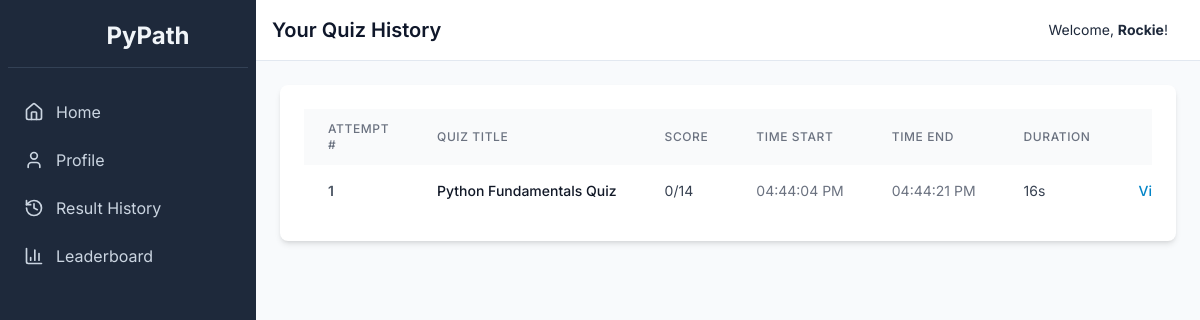
The app's page /history (signed in) with its own data.
### tables this page shows
CREATE TABLE results (
    id INTEGER PRIMARY KEY AUTOINCREMENT,
    user_id INTEGER NOT NULL,
    set_id INTEGER NOT NULL,
    score INTEGER NOT NULL,
    total_questions INTEGER NOT NULL,
    time_start DATETIME NOT NULL,
    timestamp DATETIME DEFAULT CURRENT_TIMESTAMP,
    FOREIGN KEY (user_id) REFERENCES users (id),
    FOREIGN KEY (set_id) REFERENCES question_sets (id)
);

CREATE TABLE question_sets (
    id INTEGER PRIMARY KEY AUTOINCREMENT,
    title TEXT NOT NULL,
    description TEXT
);

### app.py (the view)
@app.route('/history')
def student_result_history():
    if not get_user_id() or is_admin():
        return redirect(url_for('login'))
    conn = get_db_connection()
    history_raw = conn.execute('''
        SELECT qs.title, r.score, r.total_questions, r.time_start, r.timestamp as time_end, r.id as result_id,
               ROW_NUMBER() OVER(PARTITION BY r.user_id, r.set_id ORDER BY r.timestamp) as attempt_number
        FROM results r JOIN question_sets qs ON r.set_id = qs.id
        WHERE r.user_id = ? ORDER BY r.timestamp DESC
    ''', (get_user_id(),)).fetchall()
    history = []
    for row in history_raw:
        row_dict = dict(row)
        start_time = datetime.fromisoformat(row['time_start']) if isinstance(row['time_start'], str) else row['time_start']
        end_time = datetime.fromisoformat(row['time_end']) if isinstance(row['time_end'], str) else row['time_end']
        row_dict['duration'] = format_duration(start_time, end_time)
        row_dict['time_start_formatted'] = start_time.strftime('%I:%M:%S %p') if start_time else "N/A"
        row_dict['time_end_formatted'] = end_time.strftime('%I:%M:%S %p') if end_time else "N/A"
        history.append(row_dict)
    conn.close()
    return render_template('student/history.html', history=history)

### app.py (called while the page is built)
def get_db_connection():
    conn = sqlite3.connect('pypath.db', check_same_thread=False, detect_types=sqlite3.PARSE_DECLTYPES | sqlite3.PARSE_COLNAMES)
    conn.row_factory = sqlite3.Row
    return conn

def get_user_id():
    return session.get('user_id')

def is_admin():
    return session.get('is_admin', False)

def format_duration(start_time, end_time):
    if not isinstance(start_time, datetime) or not isinstance(end_time, datetime):
        return "N/A"
    duration = end_time - start_time
    total_seconds = int(duration.total_seconds())
    hours, remainder = divmod(total_seconds, 3600)
    minutes, seconds = divmod(remainder, 60)
    if hours > 0: return f"{hours}h {minutes}m {seconds}s"
    if minutes > 0: return f"{minutes}m {seconds}s"
    return f"{seconds}s"

### templates/student/history.html (shortened to what this page needs)
{% extends "layout.html" %}
{% block header %}Your Quiz History{% endblock %}
{% block content %}
<div class="bg-white p-6 rounded-lg shadow-md">
    <div class="overflow-x-auto">
        <table class="min-w-full bg-white">
            <thead class="bg-gray-50">
                <tr>
                    <th class="px-6 py-3 text-left text-xs font-medium text-gray-500 uppercase tracking-wider">Attempt #</th>
                    <th class="px-6 py-3 text-left text-xs font-medium text-gray-500 uppercase tracking-wider">Quiz Title</th>
                    <th class="px-6 py-3 text-left text-xs font-medium text-gray-500 uppercase tracking-wider">Score</th>
                    <th class="px-6 py-3 text-left text-xs font-medium text-gray-500 uppercase tracking-wider">Time Start</th>
                    <th class="px-6 py-3 text-left text-xs font-medium text-gray-500 uppercase tracking-wider">Time End</th>
                    <th class="px-6 py-3 text-left text-xs font-medium text-gray-500 uppercase tracking-wider">Duration</th>
                    <th class="px-6 py-3 text-right text-xs font-medium text-gray-500 uppercase tracking-wider">Actions</th>
                </tr>
            </thead>
            <tbody class="divide-y divide-gray-200">
                {% for row in history %}
                <tr>
                    <td class="px-6 py-4 whitespace-nowrap text-sm font-semibold text-gray-600">{{ row.attempt_number }}</td>
                    <td class="px-6 py-4 whitespace-nowrap text-sm font-medium text-gray-900">{{ row.title }}</td>
                    <td class="px-6 py-4 whitespace-nowrap text-sm text-gray-700">{{ row.score }}/{{ row.total_questions }}</td>
                    <td class="px-6 py-4 whitespace-nowrap text-sm text-gray-500">{{ row.time_start_formatted }}</td>
                    <td class="px-6 py-4 whitespace-nowrap text-sm text-gray-500">{{ row.time_end_formatted }}</td>
                    <td class="px-6 py-4 whitespace-nowrap text-sm text-gray-700">{{ row.duration }}</td>
                    <td class="px-6 py-4 whitespace-nowrap text-right text-sm font-medium">
                        <a href="{{ url_for('results', result_id=row.result_id) }}" class="text-sky-600 hover:text-sky-900">View Details</a>
                    </td>
                </tr>
                {% else %}
                <tr>
                    <td colspan="8" class="px-6 py-4 text-center text-gray-500">You have not completed any quizzes yet.</td>
                </tr>
                {% endfor %}
            </tbody>
        </table>
    </div>
</div>
{% endblock %}

### templates/layout.html (style rules this page uses)
body { font-family: 'Inter', sans-serif; }

### records on screen
results: attempt_number "1", title "Python Fundamentals Quiz", score "0", total_questions "14", time_start_formatted "04:44:04 PM", time_end_formatted "04:44:21 PM", duration "16s"

### other values on screen
{{ session.first_name or session.username }} "Rockie"
